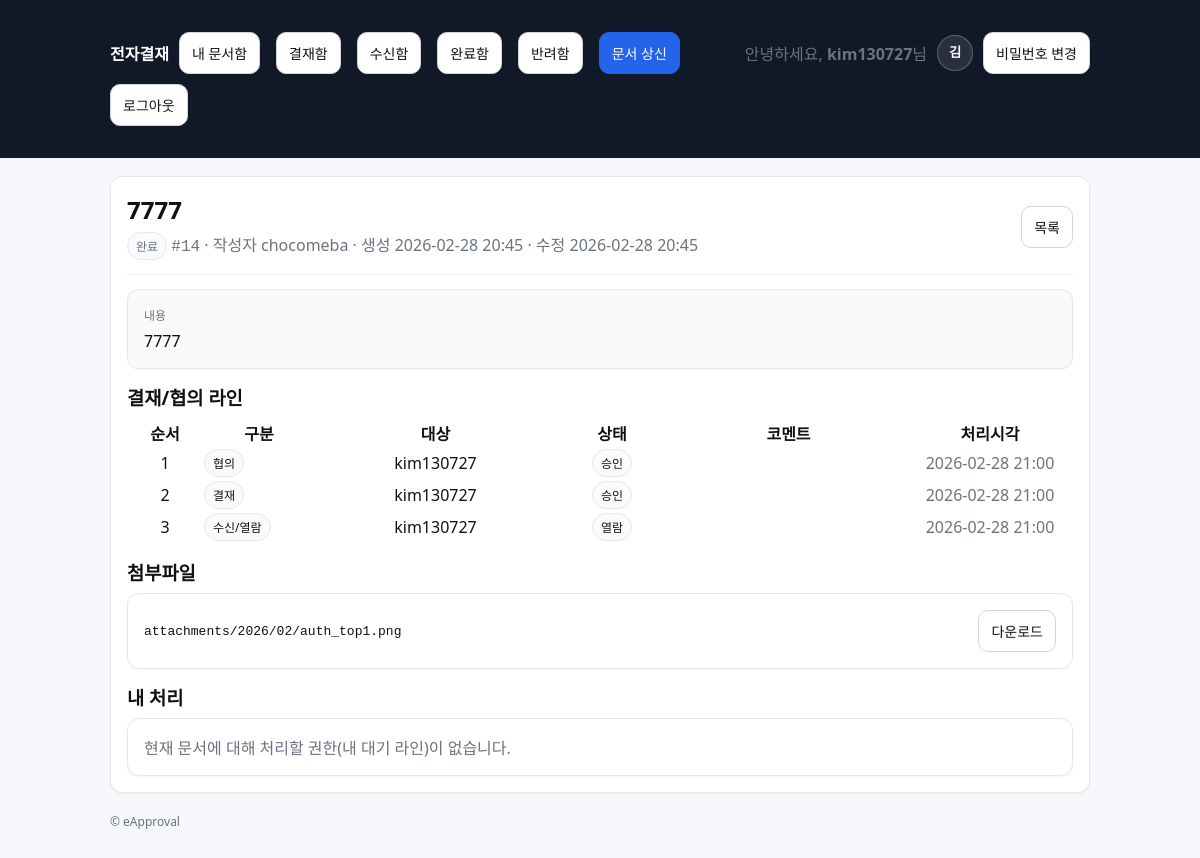
/approvals/documents/14/ (signed in), run on the app's committed database.
### accounts/models.py (models this page shows, shortened)
class Profile(models.Model):
    ROLE_MEMBER = "MEMBER"
    ROLE_CHAIR = "CHAIR"
    ROLE_CHOICES = [
        (ROLE_MEMBER, "일반회원"),
        (ROLE_CHAIR, "위원장"),
    ]
    user = models.OneToOneField(settings.AUTH_USER_MODEL, on_delete=models.CASCADE)
    full_name = models.CharField(max_length=150, blank=True, default="")
    phone = models.CharField(max_length=20, blank=True, null=True)
    role = models.CharField(max_length=20, choices=ROLE_CHOICES, default=ROLE_MEMBER)
    def display_name(self):
        if self.full_name and self.full_name.strip():
            return self.full_name.strip()
        if self.user.first_name and self.user.first_name.strip():
            return self.user.first_name.strip()
        return self.user.username

### approvals/models.py (models this page shows, shortened)
class Document(models.Model):
    class Status(models.TextChoices):
        DRAFT = "DRAFT", "임시"
        SUBMITTED = "SUBMITTED", "상신"
        IN_PROGRESS = "IN_PROGRESS", "진행중"
        REJECTED = "REJECTED", "반려"
        COMPLETED = "COMPLETED", "완료"
    title = models.CharField(max_length=200)
    content = models.TextField(blank=True)
    created_by = models.ForeignKey(
        settings.AUTH_USER_MODEL, on_delete=models.PROTECT, related_name="docs_created"
    )
    status = models.CharField(max_length=20, choices=Status.choices, default=Status.DRAFT)
    current_line_order = models.PositiveIntegerField(default=1)
    created_at = models.DateTimeField(auto_now_add=True)
    updated_at = models.DateTimeField(auto_now=True)

class DocumentLine(models.Model):
    class Role(models.TextChoices):
        CONSULT = "CONSULT", "협의"
        APPROVE = "APPROVE", "결재"
        RECEIVE = "RECEIVE", "수신/열람"
    class Decision(models.TextChoices):
        PENDING = "PENDING", "대기"
        APPROVED = "APPROVED", "승인"
        REJECTED = "REJECTED", "반려"
        READ = "READ", "열람"
    document = models.ForeignKey(Document, on_delete=models.CASCADE, related_name="lines")
    role = models.CharField(max_length=10, choices=Role.choices)
    order = models.PositiveIntegerField()
    user = models.ForeignKey(settings.AUTH_USER_MODEL, on_delete=models.PROTECT)
    decision = models.CharField(max_length=10, choices=Decision.choices, default=Decision.PENDING)
    comment = models.CharField(max_length=300, blank=True)
    acted_at = models.DateTimeField(null=True, blank=True)
    class Meta:
        ordering = ["order", "id"]

class Attachment(models.Model):
    document = models.ForeignKey(Document, on_delete=models.CASCADE, related_name="attachments")
    file = models.FileField(upload_to=attachment_upload_to)
    uploaded_by = models.ForeignKey(settings.AUTH_USER_MODEL, on_delete=models.PROTECT)
    created_at = models.DateTimeField(auto_now_add=True)

### approvals/views.py (the view)
# urls.py: path("approvals/documents/<int:doc_id>/", views.doc_detail, name="doc_detail_legacy"),
@login_required
def doc_detail(request, doc_id: int):
    doc = get_object_or_404(Document, id=doc_id)
    if not can_view_document(request.user, doc):
        raise Http404
    if doc.status == Document.Status.COMPLETED:
        mark_read(doc=doc, actor=request.user)
    current_line = doc.lines.filter(order=doc.current_line_order, decision="PENDING").first()
    can_act = bool(current_line) and (current_line.user_id == request.user.id or request.user.is_superuser)
    return render(
        request,
        "approvals/doc_detail.html",
        {"doc": doc, "current_line": current_line, "can_act": can_act},
    )

### approvals/permissions.py (called while the page is built, shortened)
def can_view_document(user, doc: Document) -> bool:
    if not user.is_authenticated:
        return False
    if user.is_superuser:
        return True

### approvals/services.py (called while the page is built)
@transaction.atomic
def mark_read(*, doc: Document, actor) -> Document:
    line = doc.lines.filter(
        role=DocumentLine.Role.RECEIVE,
        user_id=actor.id,
    ).first()
    if not line:
        return doc
    if line.decision == DocumentLine.Decision.PENDING:
        line.decision = DocumentLine.Decision.READ
        line.acted_at = timezone.now()
        line.save(update_fields=["decision", "acted_at"])
    return doc

### templates/approvals/doc_detail.html (shortened to what this page needs)
{% extends "base.html" %}
{% block content %}
  <div class="card">
    <div class="row" style="justify-content:space-between;">
      <div>
        <h2 style="margin:0;">{{ doc.title }}</h2>
        <div class="muted" style="margin-top:6px;">
          <span class="badge">{{ doc.get_status_display }}</span>
          <span class="mono">#{{ doc.id }}</span>
          · 작성자 {{ doc.created_by.username }}
          · 생성 {{ doc.created_at|date:"Y-m-d H:i" }}
          · 수정 {{ doc.updated_at|date:"Y-m-d H:i" }}
        </div>
      </div>
      <div>
        <a class="btn" href="{% url 'approvals:doc_list' %}">목록</a>
      </div>
    </div>
    <hr style="border:none; border-top:1px solid #eee; margin:14px 0;">
    <div class="card" style="background:#fafafa;">
      <div class="muted" style="font-size:12px; margin-bottom:6px;">내용</div>
      <div style="white-space:pre-wrap;">{{ doc.content|default:"(내용 없음)" }}</div>
    </div>
    <div style="margin-top:14px;">
      <h3 style="margin:0 0 8px 0;">결재/협의 라인</h3>
      <table class="table">
        <thead>
          <tr>
            <th style="width:70px;">순서</th>
            <th style="width:110px;">구분</th>
            <th>대상</th>
            <th style="width:110px;">상태</th>
            <th>코멘트</th>
            <th style="width:160px;">처리시각</th>
          </tr>
        </thead>
        <tbody>
          {% for line in doc.lines.all %}
          <tr>
            <td>{{ line.order }}</td>
            <td><span class="badge">{{ line.get_role_display }}</span></td>
            <td>{{ line.user.username }}</td>
            <td><span class="badge">{{ line.get_decision_display }}</span></td>
            <td class="muted">{{ line.comment|default:"" }}</td>
            <td class="muted">
              {% if line.acted_at %}{{ line.acted_at|date:"Y-m-d H:i" }}{% else %}-{% endif %}
            </td>
          </tr>
          {% empty %}
          <tr><td colspan="6" class="muted">라인이 없습니다.</td></tr>
          {% endfor %}
        </tbody>
      </table>
    </div>
    <div style="margin-top:14px;">
      <h3 style="margin:0 0 8px 0;">첨부파일</h3>
      <div class="card">
        {% for att in doc.attachments.all %}
          <div class="row" style="justify-content:space-between;">
            <div class="mono" style="font-size:13px;">{{ att.file.name }}</div>
            <a class="btn" href="{% url 'approvals:attachment_download' att.id %}">다운로드</a>
          </div>
        {% empty %}
          <div class="muted">첨부파일이 없습니다.</div>
        {% endfor %}
      </div>
    </div>
    <div style="margin-top:14px;">
      <h3 style="margin:0 0 8px 0;">내 처리</h3>
      {% if can_act %}
        <div class="card">
          <div class="muted" style="margin-bottom:10px;">
            현재 처리자: <strong>{{ current_line.user.username }}</strong>
            · 구분: <strong>{{ current_line.get_role_display }}</strong>
            · 순서: <strong>{{ current_line.order }}</strong>
          </div>
          <form method="post" action="{% url 'approvals:act_approve' doc.id %}">
            {% csrf_token %}
            <div class="field">
              <label for="comment_approve">코멘트(선택)</label>
              <input id="comment_approve" type="text" name="comment" placeholder="예: 확인했습니다." />
              <div class="help">승인/협의 완료 처리 시 기록됩니다.</div>
            </div>
            <button class="btn btn-primary" type="submit">승인 / 협의완료</button>
          </form>
          <hr style="border:none; border-top:1px solid #eee; margin:12px 0;">
          <form method="post" action="{% url 'approvals:act_reject' doc.id %}">
            {% csrf_token %}
            <div class="field">
              <label for="comment_reject">반려 사유(필수)</label>
              <input id="comment_reject" type="text" name="comment" placeholder="예: 증빙이 누락되었습니다." required />
            </div>
            <button class="btn btn-danger" type="submit">반려</button>
          </form>
        </div>
      {% else %}
        <div class="card muted">
          현재 문서에 대해 처리할 권한(내 대기 라인)이 없습니다.
        </div>
      {% endif %}
    </div>
  </div>
{% endblock %}

### templates/base.html (shortened to what this page needs)
<!doctype html>
<html lang="ko">
<head>
</head>
<body>
  <header>
    <div class="wrap">
      <nav>
        <a href="{% url 'approvals:home' %}"><strong>전자결재</strong></a>
        <a class="btn" href="{% url 'approvals:doc_list' %}">내 문서함</a>
        <a class="btn" href="{% url 'approvals:inbox' %}">결재함</a>
        <a class="btn" href="{% url 'approvals:received' %}">수신함</a>
        <a class="btn" href="{% url 'approvals:completed' %}">완료함</a>
        <a class="btn" href="{% url 'approvals:rejected' %}">반려함</a>
        <a class="btn btn-primary" href="{% url 'approvals:doc_create' %}">문서 상신</a>
        {% if user.is_authenticated %}
          <div class="profile-wrap">
        <span class="muted">안녕하세요, <strong>{{ user.username }}</strong>님</span>
  <button type="button" class="profile-btn" id="profileBtn" aria-haspopup="true" aria-expanded="false">
    <span class="profile-avatar">
      {{ user.profile.display_name|default:user.username|slice:":1" }}
    </span>
  </button>
    </div>
          <a class="btn" href="{% url 'accounts:password_change' %}">비밀번호 변경</a>
          <form method="post" action="{% url 'accounts:logout' %}" style="display:inline;">
            <button class="btn" type="submit">로그아웃</button>
          </form>
        {% else %}
          <a class="btn" href="{% url 'accounts:login' %}">로그인</a>
          <a class="btn btn-primary" href="{% url 'accounts:signup' %}">회원가입</a>
        {% endif %}
      </nav>
    </div>
  </header>
  <main class="wrap">
    {% block content %}{% endblock %}
    <footer class="muted">
      <div>© eApproval</div>
    </footer>
  </main>
</body>
</html>

### templates/base.html (style rules this page uses)
body { font-family: system-ui, -apple-system, Segoe UI, Roboto, "Noto Sans KR", Arial, sans-serif; margin:0; background:#f6f7fb; color:#111; }
header { background:#111827; color:#fff; padding:14px 18px; }
header a { color:#fff; text-decoration:none; }
.wrap { max-width: 980px; margin: 0 auto; padding: 18px; }
nav { display:flex; gap:10px; flex-wrap:wrap; align-items:center; }
.card { background:#fff; border:1px solid #e5e7eb; border-radius:12px; padding:16px; box-shadow: 0 1px 2px rgba(0,0,0,0.04); }
.btn { display:inline-block; padding:10px 12px; border-radius:10px; border:1px solid #d1d5db; background:#fff; text-decoration:none; color:#111; font-size:14px; }
.btn-primary { background:#2563eb; border-color:#2563eb; color:#fff; }
.btn + .btn { margin-left: 6px; }
.muted { color:#6b7280; }
.mono { font-family: ui-monospace, SFMono-Regular, Menlo, Monaco, Consolas, "Liberation Mono", "Courier New", monospace; }
.table { table-layout: fixed; width: 100%; }
.table th, .table td { white-space: nowrap; overflow: hidden; text-overflow: ellipsis; text-align: center; }
.table td:nth-child(2) { text-align: left; }
.table th:nth-child(2) { text-align: center; }
.badge { display:inline-block; padding:4px 8px; border-radius:999px; font-size:12px; border:1px solid #e5e7eb; background:#f9fafb; }
.row { display:flex; gap:10px; flex-wrap:wrap; align-items:center; }
footer { padding: 20px 0; color:#6b7280; font-size:12px; }
.profile-wrap { display:flex; align-items:center; gap:10px; position:relative; }
.profile-btn { border:0; background:transparent; cursor:pointer; padding:0; line-height:0; }
.profile-avatar { width:34px; height:34px; border-radius:999px; display:flex; align-items:center; justify-content:center; background:#ffffff1a; border:1px solid rgba(255,255,255,0.25); color:#fff; font-weight:800; }

### data on the page
Document: title "7777", status "완료", id "14", created_by.username "chocomeba", created_at "2026-02-28 20:45", updated_at "2026-02-28 20:45", content "7777"
DocumentLine: order "1", role "협의", user.username "kim130727", decision "승인", acted_at "2026-02-28 21:00"
DocumentLine: order "2", role "결재", user.username "kim130727", decision "승인", acted_at "2026-02-28 21:00"
DocumentLine: order "3", role "수신/열람", user.username "kim130727", decision "열람", acted_at "2026-02-28 21:00"
Attachment: file.name "attachments/2026/02/auth_top1.png"

### other printed values
{{ user.username }} "kim130727"
{{ user.profile.display_name|default:user.username|slice:":1" }} "김"
